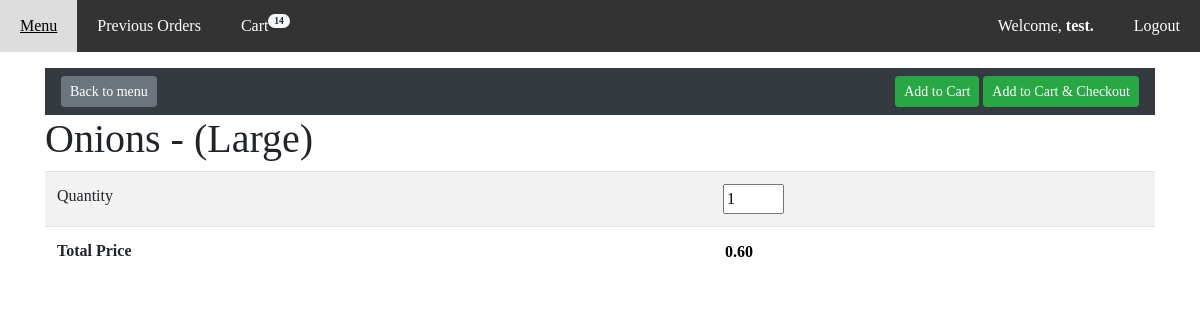
The page /cart/add_item/89 (signed in) on the database as committed earlier.
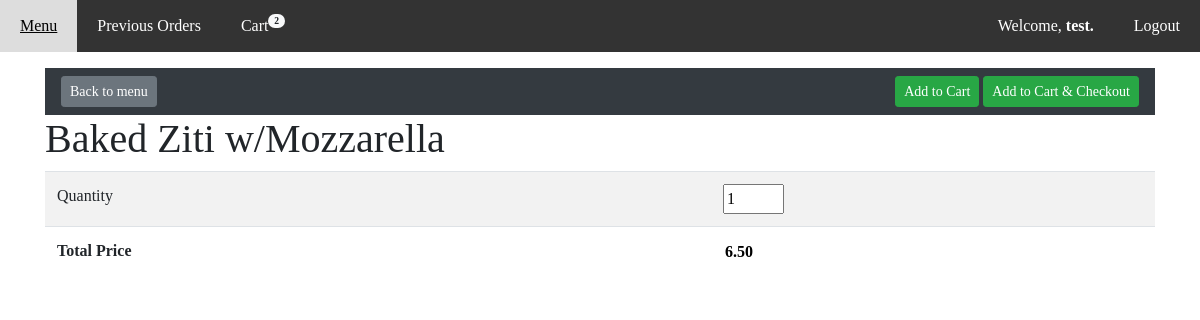
The same page on the database as committed later.
### orders/models.py (models this page shows, shortened)
class BaseItem(models.Model):
    name = models.CharField(max_length=64)
    description = models.CharField(max_length=64, blank=True)
    SMALL = 'Small'
    LARGE = 'Large'
    SIZE_CHOICES = (
        (SMALL, 'Small'),
        (LARGE, 'Large')
    )
    size = models.CharField(max_length=8, choices=SIZE_CHOICES, blank=True)
    price = models.DecimalField(max_digits=6, decimal_places=2, blank=True, default=0)

### orders/views.py (the view, shortened to what this page needs)
# urls.py: path('cart/add_item/<int:item_id>', views.add_item, name='add_item'),
@login_required(login_url='accounts:login')
def add_item(request, item_id):
    if request.method == 'GET':
        try:
            baseitem = BaseItem.objects.get(pk=item_id)
        except:
            return HttpResponseRedirect(reverse('menu'))
        context = {
            "item": baseitem,
        }
        if hasattr(baseitem, 'pizza') and baseitem.pizza.max_toppings > 0:
            context['toppings'] = Topping.objects.all()
            context['max_toppings'] = baseitem.pizza.max_toppings
        elif hasattr(baseitem, 'sub'):
            context['extras'] = SubExtra.objects.filter(size=baseitem.size).all()
        context['item_in_cart_count'] = get_total_items_in_cart_count(request)
        return render(request, 'orders/add_item.html', context)

### orders/views.py (called while the page is built)
def get_total_items_in_cart_count(request):
    if not request.user.is_authenticated:
        return 0
    cartitemscount = IndividualCartItem.objects.filter(user=request.user).count()
    return cartitemscount

### orders/templates/orders/add_item.html (shortened to what this page needs)
{% extends 'base_layout.html' %}
{% block head %}
{% load static %}
{% endblock %}
{% block content%}
<form action="{% url 'orders:add_item' item.id %}" method="POST">
    <nav class="navbar sticky-top navbar-dark bg-dark justify-content-between">
        <a class="btn btn-sm btn-secondary my-2 my-sm-0" href="{% url 'orders:menu' %}">Back to menu</a>
        <div>
        <input type="submit" name="add-to-cart" value="Add to Cart" class="btn btn-sm btn-success my-2 my-sm-0">
        <input type="submit" name="add-to-cart-checkout" value="Add to Cart & Checkout" class="btn btn-sm btn-success my-2 my-sm-0">
    </div>
    </nav>
    <h1>{{ item.name }}{% if item.size != '' %} - ({{item.size}}){% endif %}</h1>
    <table class="table table-striped">
        <colgroup>
            <col width="60%"></col>
            <col width="40%"></col>
        </colgroup>
        <tbody>
            <tr>
                <td>Quantity</td>
                <td><input name="quantity" id="quantity" type="number" value=1 min=1 max=10></td>
            </tr>
            <tr style="font-weight:bold">
                <td>Total Price</td>
                <td><input name="total-price" readonly style="border: none; font-weight: bold;" value={{ item.price }}></td>
            </tr>
        </tbody>
    </table>
</form>
{% endblock %}

### templates/base_layout.html (shortened to what this page needs)
{% load static %}
<!DOCTYPE html>
<html>
<head>
    <link rel="stylesheet" href="{% static 'styles.css' %}">
    <link rel="stylesheet" href="{% static 'navigationbar.css' %}">
    <link rel="stylesheet" href="https://stackpath.bootstrapcdn.com/bootstrap/4.1.3/css/bootstrap.min.css"
>
</head>
<body>
    <div class="NavigationBar">
        {% block navigationbarbar %}
        <a href="{% url 'orders:menu' %}" >Menu</a>
        <a href="{% url 'orders:order_history' %}">Previous Orders</a>
        <a href="{% url 'orders:cart' %}">Cart
            {% if item_in_cart_count %}
            <span class="badge badge-pill badge-light" style="font-size: 60%; position: absolute;">{{item_in_cart_count}}</span>
            {% endif %}
        </a>
        {% if user.is_authenticated %}
            <form class="logout-link " action="{% url 'accounts:logout' %}" method="post">
                <button class="button right NavigationBarbutton" type="submit">Logout</button>
            </form>
        <a href="" class="right">Welcome, <strong>{{user}}.</strong></a>
        {% else %}
        <a href="{% url 'accounts:login' %}" class="right">Login</a>
        <a href="{% url 'accounts:signup' %}" class="right">Signup</a>
        {% endif %}
        {% endblock %}
    </div>
    <div class="container mt-3">
        {% block content %}
        {% endblock %}
    </div>
</body>
</html>

Rows that differ between the two databases and show on the page:
changed BaseItem: name "Onions" → "Baked Ziti w/Mozzarella"; total-price "0.60" → "6.50"; size "Large" → (not shown)
Other text that changed with them:
{{ item_in_cart_count }}: "14" → "2"
